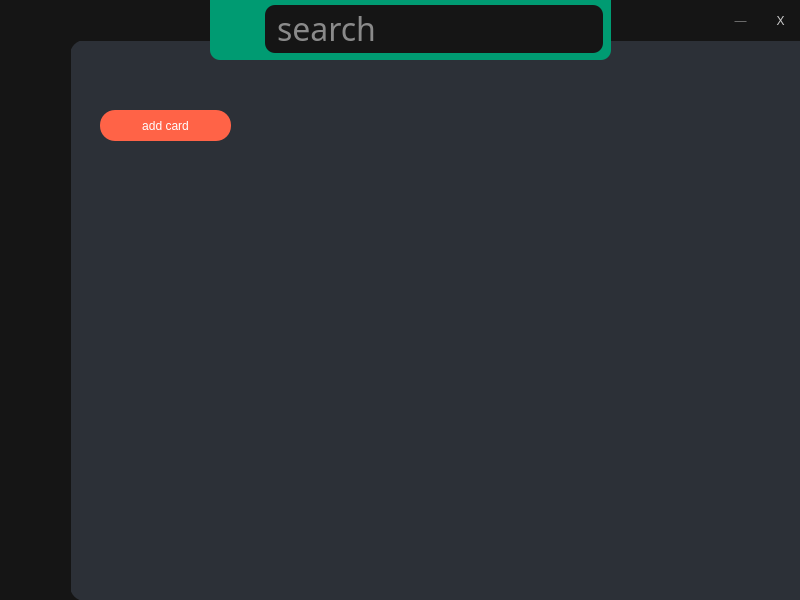
<?xml version="1.0" encoding="UTF-8"?>
<ui version="4.0">
 <class>MainWindow</class>
 <widget class="QMainWindow" name="MainWindow">
  <property name="geometry">
   <rect>
    <x>0</x>
    <y>0</y>
    <width>800</width>
    <height>600</height>
   </rect>
  </property>
  <property name="minimumSize">
   <size>
    <width>800</width>
    <height>600</height>
   </size>
  </property>
  <property name="maximumSize">
   <size>
    <width>800</width>
    <height>600</height>
   </size>
  </property>
  <property name="windowTitle">
   <string>MainWindow</string>
  </property>
  <property name="styleSheet">
   <string notr="true">background-color: #151515;</string>
  </property>
  <widget class="QWidget" name="centralwidget">
   <widget class="QListWidget" name="search_bar">
    <property name="geometry">
     <rect>
      <x>210</x>
      <y>-81</y>
      <width>401</width>
      <height>141</height>
     </rect>
    </property>
    <property name="styleSheet">
     <string notr="true">background-color: #009B72;
border-radius: 10;
</string>
    </property>
   </widget>
   <widget class="QLineEdit" name="search_bar_line">
    <property name="geometry">
     <rect>
      <x>265</x>
      <y>5</y>
      <width>338</width>
      <height>48</height>
     </rect>
    </property>
    <property name="palette">
     <palette>
      <active>
       <colorrole role="WindowText">
        <brush brushstyle="SolidPattern">
         <color alpha="255">
          <red>255</red>
          <green>255</green>
          <blue>255</blue>
         </color>
        </brush>
       </colorrole>
       <colorrole role="Button">
        <brush brushstyle="SolidPattern">
         <color alpha="255">
          <red>21</red>
          <green>21</green>
          <blue>21</blue>
         </color>
        </brush>
       </colorrole>
       <colorrole role="Text">
        <brush brushstyle="SolidPattern">
         <color alpha="255">
          <red>255</red>
          <green>255</green>
          <blue>255</blue>
         </color>
        </brush>
       </colorrole>
       <colorrole role="ButtonText">
        <brush brushstyle="SolidPattern">
         <color alpha="255">
          <red>255</red>
          <green>255</green>
          <blue>255</blue>
         </color>
        </brush>
       </colorrole>
       <colorrole role="Base">
        <brush brushstyle="SolidPattern">
         <color alpha="255">
          <red>21</red>
          <green>21</green>
          <blue>21</blue>
         </color>
        </brush>
       </colorrole>
       <colorrole role="Window">
        <brush brushstyle="SolidPattern">
         <color alpha="255">
          <red>21</red>
          <green>21</green>
          <blue>21</blue>
         </color>
        </brush>
       </colorrole>
       <colorrole role="PlaceholderText">
        <brush brushstyle="SolidPattern">
         <color alpha="128">
          <red>255</red>
          <green>255</green>
          <blue>255</blue>
         </color>
        </brush>
       </colorrole>
      </active>
      <inactive>
       <colorrole role="WindowText">
        <brush brushstyle="SolidPattern">
         <color alpha="255">
          <red>255</red>
          <green>255</green>
          <blue>255</blue>
         </color>
        </brush>
       </colorrole>
       <colorrole role="Button">
        <brush brushstyle="SolidPattern">
         <color alpha="255">
          <red>21</red>
          <green>21</green>
          <blue>21</blue>
         </color>
        </brush>
       </colorrole>
       <colorrole role="Text">
        <brush brushstyle="SolidPattern">
         <color alpha="255">
          <red>255</red>
          <green>255</green>
          <blue>255</blue>
         </color>
        </brush>
       </colorrole>
       <colorrole role="ButtonText">
        <brush brushstyle="SolidPattern">
         <color alpha="255">
          <red>255</red>
          <green>255</green>
          <blue>255</blue>
         </color>
        </brush>
       </colorrole>
       <colorrole role="Base">
        <brush brushstyle="SolidPattern">
         <color alpha="255">
          <red>21</red>
          <green>21</green>
          <blue>21</blue>
         </color>
        </brush>
       </colorrole>
       <colorrole role="Window">
        <brush brushstyle="SolidPattern">
         <color alpha="255">
          <red>21</red>
          <green>21</green>
          <blue>21</blue>
         </color>
        </brush>
       </colorrole>
       <colorrole role="PlaceholderText">
        <brush brushstyle="SolidPattern">
         <color alpha="128">
          <red>255</red>
          <green>255</green>
          <blue>255</blue>
         </color>
        </brush>
       </colorrole>
      </inactive>
      <disabled>
       <colorrole role="WindowText">
        <brush brushstyle="SolidPattern">
         <color alpha="255">
          <red>255</red>
          <green>255</green>
          <blue>255</blue>
         </color>
        </brush>
       </colorrole>
       <colorrole role="Button">
        <brush brushstyle="SolidPattern">
         <color alpha="255">
          <red>21</red>
          <green>21</green>
          <blue>21</blue>
         </color>
        </brush>
       </colorrole>
       <colorrole role="Text">
        <brush brushstyle="SolidPattern">
         <color alpha="255">
          <red>255</red>
          <green>255</green>
          <blue>255</blue>
         </color>
        </brush>
       </colorrole>
       <colorrole role="ButtonText">
        <brush brushstyle="SolidPattern">
         <color alpha="255">
          <red>255</red>
          <green>255</green>
          <blue>255</blue>
         </color>
        </brush>
       </colorrole>
       <colorrole role="Base">
        <brush brushstyle="SolidPattern">
         <color alpha="255">
          <red>21</red>
          <green>21</green>
          <blue>21</blue>
         </color>
        </brush>
       </colorrole>
       <colorrole role="Window">
        <brush brushstyle="SolidPattern">
         <color alpha="255">
          <red>21</red>
          <green>21</green>
          <blue>21</blue>
         </color>
        </brush>
       </colorrole>
       <colorrole role="PlaceholderText">
        <brush brushstyle="SolidPattern">
         <color alpha="128">
          <red>255</red>
          <green>255</green>
          <blue>255</blue>
         </color>
        </brush>
       </colorrole>
      </disabled>
     </palette>
    </property>
    <property name="font">
     <font>
      <family>Afacad Flux</family>
      <pointsize>24</pointsize>
      <italic>false</italic>
      <underline>false</underline>
      <strikeout>false</strikeout>
      <fontweight>DemiBold</fontweight>
     </font>
    </property>
    <property name="styleSheet">
     <string notr="true">background-color: #151515;
font: 600 24pt &quot;Afacad Flux&quot;;
border-radius: 10;
padding-left: 10;
padding-right: 10;
padding-bottom: 1;
color: white;


</string>
    </property>
    <property name="text">
     <string/>
    </property>
    <property name="placeholderText">
     <string>search </string>
    </property>
   </widget>
   <widget class="QWidget" name="side_bar" native="true">
    <property name="geometry">
     <rect>
      <x>-20</x>
      <y>-30</y>
      <width>91</width>
      <height>671</height>
     </rect>
    </property>
    <property name="styleSheet">
     <string notr="true">
border-radius: 27;
</string>
    </property>
    <widget class="QPushButton" name="home_button">
     <property name="geometry">
      <rect>
       <x>20</x>
       <y>70</y>
       <width>70</width>
       <height>67</height>
      </rect>
     </property>
     <property name="styleSheet">
      <string notr="true"/>
     </property>
     <property name="text">
      <string/>
     </property>
     <property name="iconSize">
      <size>
       <width>16</width>
       <height>16</height>
      </size>
     </property>
    </widget>
    <widget class="QPushButton" name="cmd_button">
     <property name="geometry">
      <rect>
       <x>20</x>
       <y>150</y>
       <width>71</width>
       <height>71</height>
      </rect>
     </property>
     <property name="styleSheet">
      <string notr="true"/>
     </property>
     <property name="text">
      <string/>
     </property>
     <property name="iconSize">
      <size>
       <width>40</width>
       <height>40</height>
      </size>
     </property>
    </widget>
    <widget class="QPushButton" name="settings_button">
     <property name="geometry">
      <rect>
       <x>31</x>
       <y>560</y>
       <width>51</width>
       <height>51</height>
      </rect>
     </property>
     <property name="styleSheet">
      <string notr="true">color: white;
font: 14pt &quot;Munson&quot;;</string>
     </property>
     <property name="text">
      <string/>
     </property>
     <property name="icon">
      <iconset resource="icons/resources.qrc">
       <normaloff>:/icons/settings-icon-svg.png</normaloff>:/icons/settings-icon-svg.png</iconset>
     </property>
     <property name="iconSize">
      <size>
       <width>45</width>
       <height>45</height>
      </size>
     </property>
    </widget>
    <zorder>cmd_button</zorder>
    <zorder>settings_button</zorder>
    <zorder>home_button</zorder>
   </widget>
   <widget class="QPushButton" name="btn_close">
    <property name="geometry">
     <rect>
      <x>760</x>
      <y>0</y>
      <width>41</width>
      <height>41</height>
     </rect>
    </property>
    <property name="styleSheet">
     <string notr="true">QPushButton 
{
background-color: #151515;
border-radius: 10;
color: #cbcbcb;
font: 700 28pt &quot;Afacad Flux&quot;;
}
QPushButton:Hover
{
color: white;
}
QPushButton:Pressed
{
color: tomato;
}</string>
    </property>
    <property name="text">
     <string>X</string>
    </property>
   </widget>
   <widget class="QPushButton" name="btn_minimize">
    <property name="geometry">
     <rect>
      <x>720</x>
      <y>0</y>
      <width>41</width>
      <height>41</height>
     </rect>
    </property>
    <property name="styleSheet">
     <string notr="true">QPushButton
{
background-color: #151515;
border-radius: 20;
color: #757575;
font: 700 28pt &quot;Afacad Flux&quot;;
}
QPushButton:Hover
{
color: white;
}
QPushButton:Pressed
{
color: #009B72;
}</string>
    </property>
    <property name="text">
     <string>—</string>
    </property>
   </widget>
   <widget class="QWidget" name="title_bar" native="true">
    <property name="geometry">
     <rect>
      <x>0</x>
      <y>0</y>
      <width>801</width>
      <height>41</height>
     </rect>
    </property>
    <property name="styleSheet">
     <string notr="true"/>
    </property>
   </widget>
   <widget class="QLabel" name="search_bar_icon">
    <property name="geometry">
     <rect>
      <x>225</x>
      <y>14</y>
      <width>35</width>
      <height>35</height>
     </rect>
    </property>
    <property name="styleSheet">
     <string notr="true">background-color: #009B72;</string>
    </property>
    <property name="text">
     <string/>
    </property>
    <property name="pixmap">
     <pixmap resource="icons/resources.qrc">:/icons/search_icon.png</pixmap>
    </property>
    <property name="scaledContents">
     <bool>true</bool>
    </property>
   </widget>
   <widget class="QWidget" name="mainZone" native="true">
    <property name="geometry">
     <rect>
      <x>70</x>
      <y>40</y>
      <width>741</width>
      <height>561</height>
     </rect>
    </property>
    <property name="styleSheet">
     <string notr="true">background-color: #2C3037;
border-radius: 15px;</string>
    </property>
    <widget class="QStackedWidget" name="pageZone">
     <property name="geometry">
      <rect>
       <x>10</x>
       <y>10</y>
       <width>721</width>
       <height>551</height>
      </rect>
     </property>
     <property name="styleSheet">
      <string notr="true"/>
     </property>
     <property name="currentIndex">
      <number>1</number>
     </property>
     <widget class="QWidget" name="homePage">
      <widget class="QLabel" name="home_page_label">
       <property name="geometry">
        <rect>
         <x>280</x>
         <y>50</y>
         <width>151</width>
         <height>81</height>
        </rect>
       </property>
       <property name="styleSheet">
        <string notr="true">background-color: #2C3037;
color: white;
font: 600 24pt &quot;Afacad Flux&quot;;</string>
       </property>
       <property name="text">
        <string>Home page</string>
       </property>
      </widget>
      <widget class="QWidget" name="homePage_background" native="true">
       <property name="geometry">
        <rect>
         <x>-1</x>
         <y>0</y>
         <width>741</width>
         <height>561</height>
        </rect>
       </property>
       <property name="styleSheet">
        <string notr="true">background-color: #2C3037;</string>
       </property>
      </widget>
      <zorder>homePage_background</zorder>
      <zorder>home_page_label</zorder>
     </widget>
     <widget class="QWidget" name="ccmdPage">
      <property name="styleSheet">
       <string notr="true"/>
      </property>
      <widget class="QScrollArea" name="ccmd_zone">
       <property name="geometry">
        <rect>
         <x>160</x>
         <y>-10</y>
         <width>561</width>
         <height>561</height>
        </rect>
       </property>
       <property name="styleSheet">
        <string notr="true">background-color: #2C3037;</string>
       </property>
       <property name="widgetResizable">
        <bool>true</bool>
       </property>
       <widget class="QWidget" name="scrollAreaWidgetContents">
        <property name="geometry">
         <rect>
          <x>0</x>
          <y>0</y>
          <width>561</width>
          <height>561</height>
         </rect>
        </property>
       </widget>
      </widget>
      <widget class="QWidget" name="ccmd_side_bar" native="true">
       <property name="geometry">
        <rect>
         <x>-10</x>
         <y>-10</y>
         <width>181</width>
         <height>561</height>
        </rect>
       </property>
       <property name="styleSheet">
        <string notr="true">background-color: #2C3037;
border-radius: 15px;</string>
       </property>
       <widget class="QPushButton" name="add_ccmd_button">
        <property name="geometry">
         <rect>
          <x>30</x>
          <y>70</y>
          <width>131</width>
          <height>31</height>
         </rect>
        </property>
        <property name="styleSheet">
         <string notr="true">background-color: tomato;
border-radius: 15;
font: 700 21pt &quot;Afacad Flux&quot;;
color: white;</string>
        </property>
        <property name="text">
         <string>add card</string>
        </property>
       </widget>
      </widget>
     </widget>
    </widget>
   </widget>
   <zorder>mainZone</zorder>
   <zorder>title_bar</zorder>
   <zorder>btn_close</zorder>
   <zorder>btn_minimize</zorder>
   <zorder>search_bar</zorder>
   <zorder>search_bar_line</zorder>
   <zorder>search_bar_icon</zorder>
   <zorder>side_bar</zorder>
  </widget>
 </widget>
 <resources>
  <include location="icons/resources.qrc"/>
 </resources>
 <connections/>
</ui>
